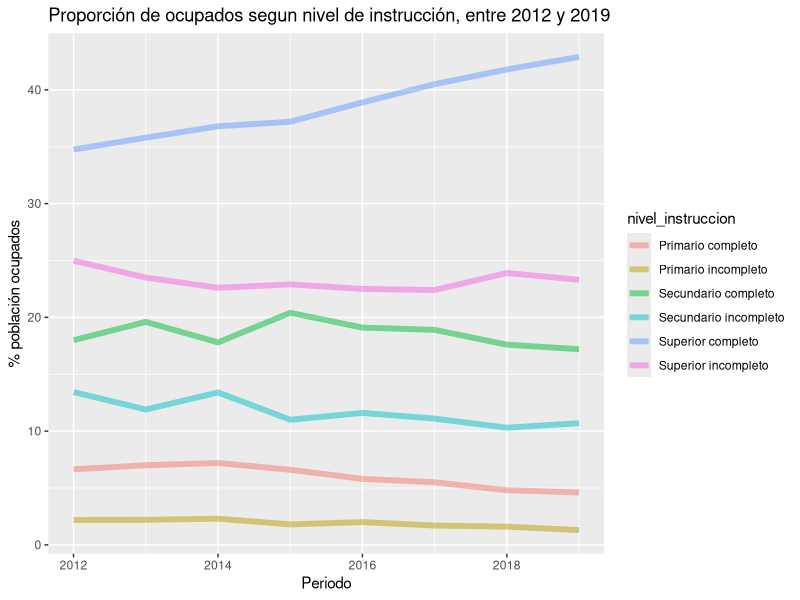
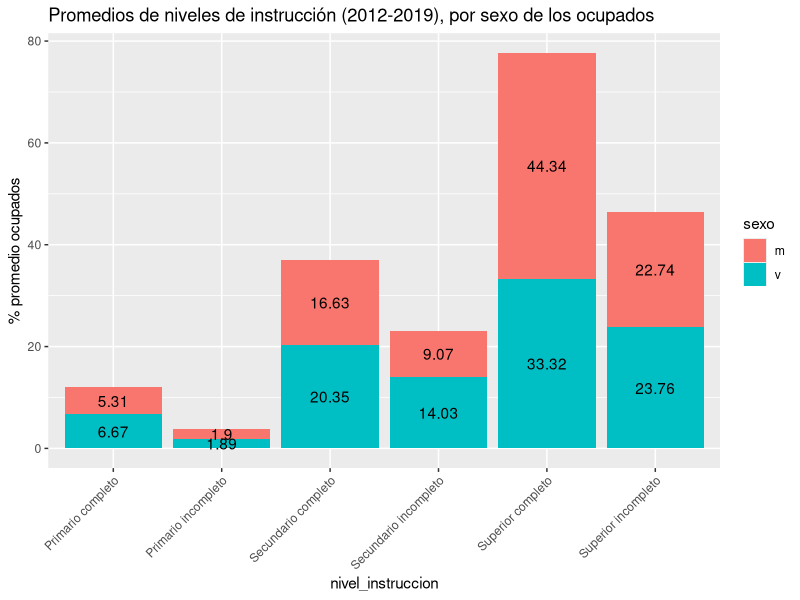
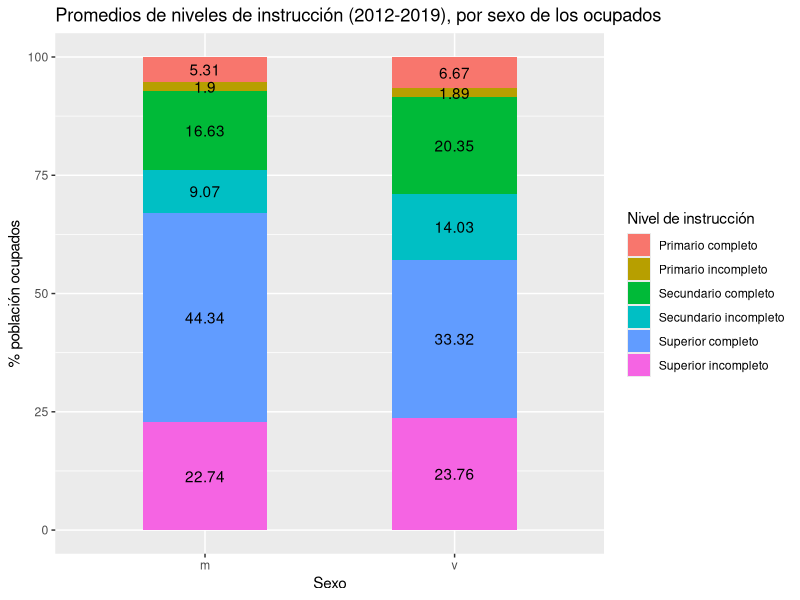
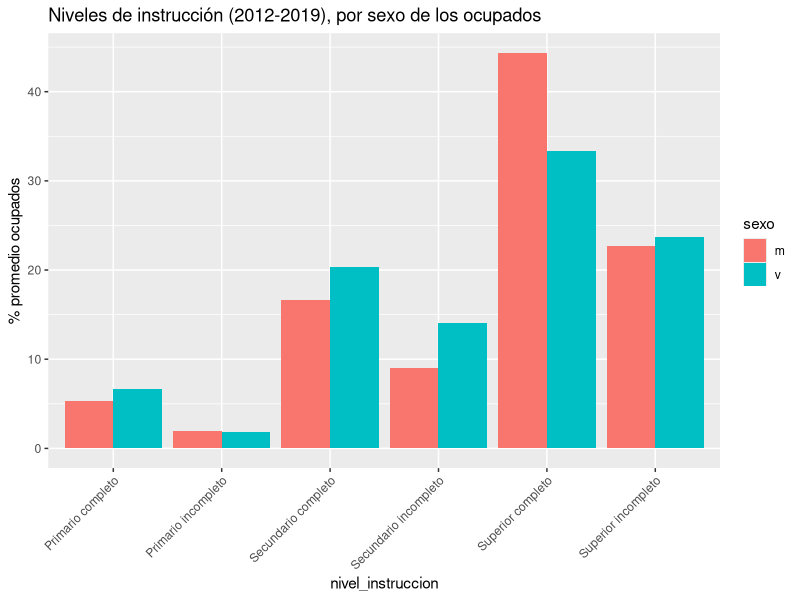

Here is the R script that generated these plots, in order:
## ---- chunk 1
knitr::opts_chunk$set(echo = TRUE)
 
# Cargar los paquetes necesarios acá
library(readr)
library(dplyr)
library(ggplot2)
library(tidyr)

## ---- chunk 2

## Lectura de los archivos

nivel_educativo_sexo_anio <- read_csv("datos/max_neduc_ocup_sexo__annio__n_instruc_limpio.csv")

## ---- chunk 3
head(nivel_educativo_sexo_anio,10)
## ---- chunk 4

## Exploración de los datos

#verificar tipo de datos data.frame
class(nivel_educativo_sexo_anio)

# nombres de las variables
names(nivel_educativo_sexo_anio)

#tipo de dato de las variables
str(nivel_educativo_sexo_anio)

#ver cantidad de filas (observaciones) y columnas (variables)

nrow(nivel_educativo_sexo_anio)
ncol(nivel_educativo_sexo_anio)


## ---- chunk 5
#verificamos que no haya valores nulos en el data.frame

any(is.na(nivel_educativo_sexo_anio$anio)) &
any(is.na(nivel_educativo_sexo_anio$sexo)) &
any(is.na(nivel_educativo_sexo_anio$nivel_instruccion)) &
any(is.na(nivel_educativo_sexo_anio$porc_poblacion))

## ---- chunk 6
#verificamos que todos los valores sean positivos en la columna porcentaje

filter(nivel_educativo_sexo_anio,porc_poblacion<0)


## ---- chunk 7

nivel_educativo_sexo_anio<-nivel_educativo_sexo_anio |> 
  mutate(porcentaje_poblacion = round(porc_poblacion,2))

## ---- chunk 8
nivel_educativo_sexo_anio |> 
  filter(sexo=='m' |sexo=='v') |>
  group_by(sexo, nivel_instruccion) |> 
  summarise(porcentaje_poblacion_media = mean(porcentaje_poblacion),porcentaje_poblacion_sd = sd(porcentaje_poblacion))


## ---- chunk 9

nivel_educativo_sexo_anio |> 
  filter(sexo=='m' |sexo=='v') |>
  group_by(sexo, nivel_instruccion) |> 
  summarise(porcentaje_poblacion_max = max(porcentaje_poblacion,na.rm=TRUE),porcentaje_poblacion_min = min(porcentaje_poblacion,na.rm=TRUE), rango=max(porcentaje_poblacion,na.rm=TRUE)-min(porcentaje_poblacion,na.rm=TRUE))
            

## ---- chunk 10

nivel_educativo_sexo_anio|>
  filter(sexo=="TOTAL")|>
  ggplot(aes(anio,porc_poblacion))+
  geom_line(aes(group=nivel_instruccion,color=nivel_instruccion), size=2,alpha = 0.5)+
   labs(title = "Proporción de ocupados segun nivel de instrucción, entre 2012 y 2019",
        x = "Periodo", 
        y = "% población ocupados")

## ---- chunk 11
  nivel_educativo_sexo_anio|>
  filter(sexo != "TOTAL")|>
  group_by(nivel_instruccion, sexo)|>
    summarise(promedio_poblacion = round(mean(porc_poblacion),2))|>
  spread(sexo,promedio_poblacion) |> rename(Mujer=m,Varon=v) 

## ---- chunk 12
nivel_educativo_sexo_anio|>
  filter(sexo != "TOTAL")|>
  group_by(nivel_instruccion, sexo)|>
    summarise(promedio_poblacion = round(mean(porc_poblacion),2))|>
  ggplot(aes(nivel_instruccion , promedio_poblacion , fill=sexo))+
  geom_col(position = "stack")+
  geom_text(aes(label = promedio_poblacion, group = factor(sexo)), position = position_stack(0.5))+
    labs(title = "Promedios de niveles de instrucción (2012-2019), por sexo de los ocupados", y="% promedio ocupados")+
  theme(axis.text.x = element_text(angle = 45, vjust = 1, hjust=1))


## ---- chunk 13

nivel_educativo_sexo_anio|>
  filter(sexo != "TOTAL")|>
  group_by(nivel_instruccion, sexo)|>
  summarise(promedio_poblacion = round(mean(porc_poblacion),2))|>
  ggplot(aes(sexo, promedio_poblacion))+
  geom_col(aes(width = 0.5, fill = factor(nivel_instruccion)))+
  geom_text(aes(label = promedio_poblacion, group = factor(nivel_instruccion)), position = position_stack(0.5))+
  scale_fill_discrete(name = "Nivel de instrucción")+
  labs(title = "Promedios de niveles de instrucción (2012-2019), por sexo de los ocupados", 
       x = "Sexo", 
       y="% población ocupados")

## ---- chunk 14
nivel_educativo_sexo_anio|>
  filter(sexo != "TOTAL")|>
  group_by(nivel_instruccion, sexo)|>
  summarise(promedio_poblacion = round(mean(porc_poblacion),2))|>
  ggplot() +  
  geom_bar(aes(x = nivel_instruccion, y = promedio_poblacion, fill = sexo),
           stat = 'identity', position = 'dodge')+
  labs(title = "Niveles de instrucción (2012-2019), por sexo de los ocupados", y="% promedio ocupados")+
  theme(axis.text.x = element_text(angle = 45, vjust = 1, hjust=1))

## ---- chunk 15
archivos<-paste0("datos/",2012:2019, ".csv")
datos<-list()
